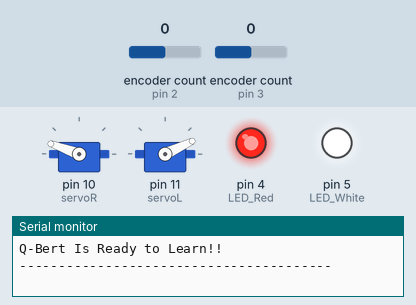
Simulated run of this sketch. Board: Arduino Uno, built with avr-gcc and run on an emulated ATmega328P. Shown: 2 × servo, output pins drawn as LEDs (lit = HIGH), the last lines printed to the serial monitor. The test bench sets the inputs (shaded band); at power-on: encoder count (sensors on pin 2, pin 3) 0. Random numbers use the default seed unless the sketch sets one.

Above: at 0.1 s.
At 7.4 s:
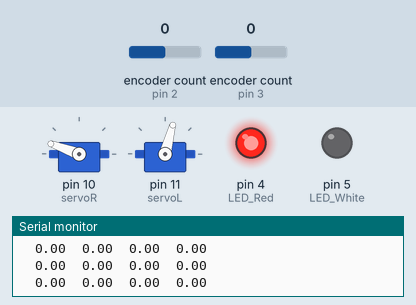
At 15.3 s:
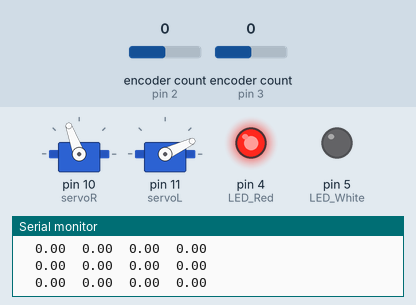
At 18.2 s:
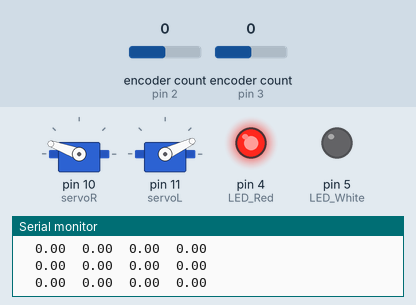
At 37.0 s:
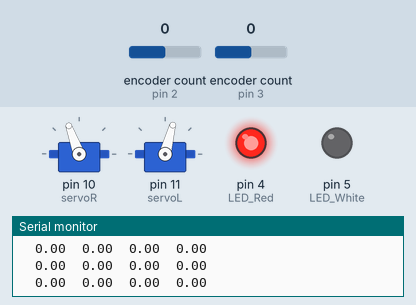
Timing chart, 0 to 40.0 s (numbered marks = the images above):
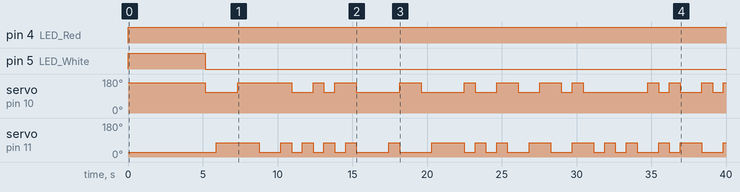

Measured:
- by itself, pin 4 (LED_Red): LOW → HIGH at 0.01 s
- by itself, pin 5 (LED_White): LOW → HIGH at 0.01 s, → LOW 5.2 s later
- by itself, servo on pin 10 (servoR): 160° → 110° at 5.2 s, → 160° 2.2 s later, → 110° 3.6 s later, → 160° 1.4 s later, … (24 changes in this stretch)
- by itself, servo on pin 11 (servoL): 25° → 75° at 5.9 s, → 25° 2.9 s later, → 75° 1.4 s later, → 25° 0.72 s later, … (31 changes in this stretch)

The sketch:

Final_Code.ino
```cpp
#include <Encoder.h>
#include <Servo.h>

Encoder knobLeft(2, 7);
Encoder knobRight(3, 8);

Servo servoR, servoL;

int LED_White = 5;
int LED_Red = 4;

int Rdown = 110;
int Rup = 160;
int Ldown = 75;
int Lup = 25;

int current_act = 0;
int act = 0;
int i = 0;
int DT = 14;
int Q_Previous_action = 5;
float d_ant = 0;
int actarray[8] = {0, 1, 2, 3, 0, 1, 2, 3};
unsigned long oldtime = 0;
unsigned long newtime = 0;
unsigned long Tdiff = 0;
long newposition = 0;
long oldposition = 0;
long Pdiff = 0;
long  old_time = 0;
long  new_time = 0;
int len = 4;
int wid = 4;

void setup() {
  Serial.begin(9600);
  //Setting Up Pins
  pinMode(LED_Red, OUTPUT);
  pinMode(LED_White, OUTPUT);
  pinMode(10, OUTPUT);
  pinMode(11, OUTPUT);

  servoR.attach(10);
  servoL.attach(11);

  Serial.println("");
  Serial.println("Q-Bert Is Ready to Learn!!");
  Serial.println("----------------------------------------");

  for (i = Rdown; i <= Rup; i += 1) {
    servoR.write(Rup);
    servoL.write(Lup);
    digitalWrite(LED_Red, HIGH);
    digitalWrite(LED_White, HIGH);
    delay(100);
  }
  int iter2 = 0;
  int iter = 0;

  /////Qtable
  float q_matrix[4][4] = {
    {0, 0, 0, 0},
    {0, 0, 0, 0},
    {0, 0, 0, 0},
    {0, 0, 0, 0}
  };

  float rewards[4][4] = {
    {0, 0, 0, 0},
    {0, 0, 0, 0},
    {0, 0, 0, 0},
    {0, 0, 0, 0}
  };

  float actions[4][4] = {
    {0, 1, 2, 3},
    {0, 1, 2, 3},
    {0, 1, 2, 3},
    {0, 1, 2, 3}
  };

  ////Q_Learning Process

  Serial.println("\nQ Matrix");
  for (iter = 0; iter < len; iter += 1) {
    for (iter2 = 0; iter2 < wid; iter2 += 1) {
      Serial.print("  ");
      Serial.print(q_matrix[iter][iter2]);
      delay(1);
    }
    Serial.println();
  }

  digitalWrite(LED_Red, HIGH);
  digitalWrite(LED_White, LOW);


  //////////////////////////////////Outer Loop
  int learninglength = 100;
  int iter3 = 0;
  for (iter3 = 0; iter3 <= learninglength; iter3 += 1) {

    ////////////Move Robot
    int iterL = 0;
    int iterW = 0;
    for (iterL = 0; iterL <= 3; iterL += 1) {
      int randomaction = random(4);
      int act = actions[iterL][randomaction];
      if (act == 0) {
        for (i = Rdown; i <= Rup; i += 1)//UP Both
        {
          servoR.write(Rup);//Rup
          servoL.write(Lup);//Lup
          delay(DT);
        }

      }
      else if (act == 1) {
        for (i = Rdown; i <= Rup; i += 1)
        {
          servoR.write(Rdown);//Rdown
          servoL.write(Ldown);//Ldown
          delay(DT);
        }
      }
      else if (act == 2) {
        for (i = Rdown; i <= Rup; i += 1)
        {
          servoR.write(Rup);//Rup
          servoL.write(Ldown);//Ldown
          delay(DT);
        }
      }
      else if (act == 3) {
        for (i = Rdown; i <= Rup; i += 1)
        {
          servoR.write(Rdown);//Rdown
          servoL.write(Lup);//Lup
          delay(DT);
        }
      }
      /////////////////////////////////////////////////////////

      /////////////////////////////////////////////////////////////////////////////////////////////////Bad Habit
      int Q_current_action = act;

      if (Q_current_action == Q_Previous_action) {
        ////Add large negative reward of -1
        int current_act = act;
        ///////////////////////////////////////Add negative reward
        /////////////////////////////////////////////Update Table based on reward from movement
        int current_state = iterL;
        int action = randomaction;
        //Serial.println("Updating Table check");
        float gamma = 0.9;
        ///////////////////////////////Major Change
        float sa_reward = -1000;
        /////////////////////////////////Major Change
        float memory = q_matrix[current_state][action];
        float d_new = dist();
        float diff = d_new - d_ant;
        d_ant = d_new;
        float ns_reward = diff;
        float q_current_state = sa_reward + (gamma * ns_reward) + memory;
        q_matrix[current_state][action] = q_current_state;
        float new_state = action;
        Q_Previous_action = act;

      }
      ////////////////////////////

      ///////////////////////////////////////////////////////////////////////////////////Punished if bad


      ///////////////////////////////////////////////////////////Reward Normal
      else {
        /////////////////////////////////////////////Update Table based on reward from movement
        int current_state = iterL;
        int action = randomaction;
        //Serial.println("Updating Table check");
        float gamma = 0.9;
        float sa_reward = rewards[current_state][action];
        float memory = q_matrix[current_state][action];
        float d_new = velocity();
        float diff = d_new - d_ant;
        d_ant = d_new;
        float ns_reward = diff;
        float q_current_state = sa_reward + (gamma * ns_reward) + memory;
        q_matrix[current_state][action] = q_current_state;
        float new_state = action;
        Q_Previous_action = act;
      }
    }
  }

  ///Display Q and Reward Matrix
  Serial.println("\nQ Matrix");
  for (iter = 0; iter < len; iter += 1) {
    for (iter2 = 0; iter2 < wid; iter2 += 1) {
      Serial.print("  ");
      Serial.print(q_matrix[iter][iter2]);
      delay(1);
    }
    Serial.println();
  }

  digitalWrite(LED_Red, LOW);
  digitalWrite(LED_White, HIGH);

  int len = 4;
  int previous_act = 0;
  int iter5 = 0;
  int iter5_2 = 0;
  float Reward_Large_enough = 2000;

  int colIndex[4] = {0, 0, 0, 0};

  for (byte i = 0; i < 4; i++)
  {
    int maxValue = -1;//q_matrix[0][0];
    for (byte j = 0; j < 4; j++) {
      if (q_matrix[i][j] > maxValue) {
        maxValue = q_matrix[i][j];
        colIndex[i] = j;
      }
      maxValue =  -1; ////////////Found it
    }
  }

  if (colIndex[0] == colIndex[1] && colIndex[1] == colIndex[2] && colIndex[2] == colIndex[3])
    {colIndex[0]=0;}
  Serial.println("");
  Serial.println("Action Index");
  Serial.println(colIndex[0]);
  Serial.println(colIndex[1]);
  Serial.println(colIndex[2]);
  Serial.println(colIndex[3]);
  while (1) {

    for (int iter = 0; iter < 4; iter++) {


      act  = colIndex[iter];


      if (act == 0) {
        for (i = Rdown; i <= Rup; i += 1)//UP Both
        {
          servoR.write(Rup);//Rup
          servoL.write(Lup);//Lup
          delay(DT);
        }

      }
      else if (act == 1) {
        for (i = Rdown; i <= Rup; i += 1)
        {
          servoR.write(Rdown);//Rdown
          servoL.write(Ldown);//Ldown
          delay(DT);
        }
      }
      else if (act == 2) {
        for (i = Rdown; i <= Rup; i += 1)
        {
          servoR.write(Rup);//Rup
          servoL.write(Ldown);//Ldown
          delay(DT);
        }
      }
      else if (act == 3) {
        for (i = Rdown; i <= Rup; i += 1)
        {
          servoR.write(Rdown);//Rdown
          servoL.write(Lup);//Lup
          delay(DT);
        }
      }
    }
  }
}

void loop() {
} // end loop

float dist() {  // routine to measure distance

  long Right_distance = knobLeft.read();
  //long Left_distance = knobLeft.read();
  long distance = Right_distance;
  //-Left_distance;
  return distance;
}

float velocity() {  // routine to measure velocity

  newtime = millis();
  newposition = knobRight.read();
  Tdiff = newtime - oldtime;
  Pdiff = newposition - oldposition;
  oldtime = newtime;
  oldposition = newposition;
  long velocity = Pdiff * (360.0 / 2400.0 / Tdiff) * 1000;
  return velocity;

}
```
